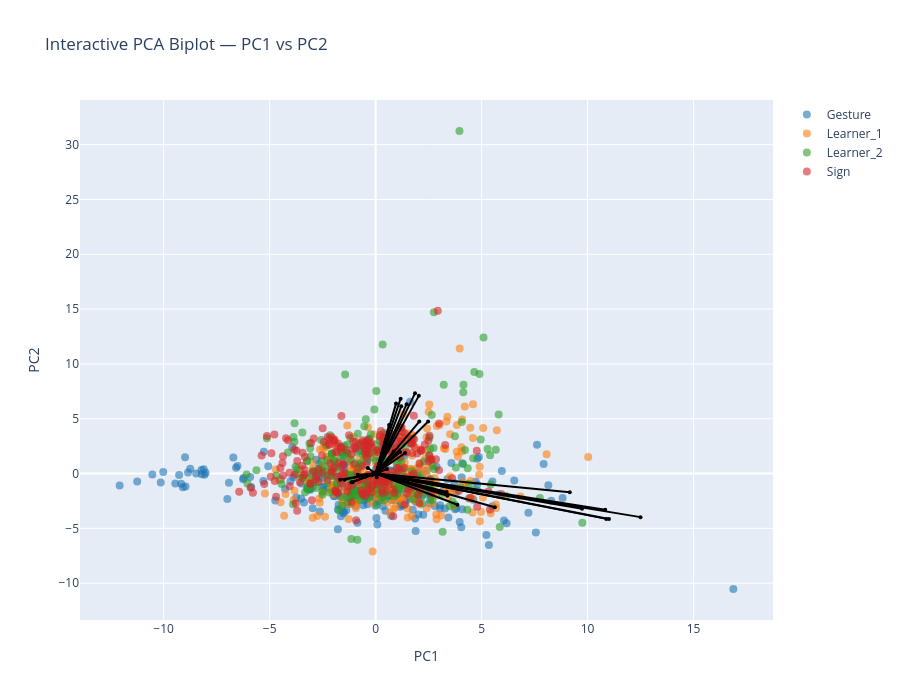

Here is the notebook cell this chart was saved with:
### Markdown cell above
### Biplot PC1-PC2

### Code cell
pcs_to_plot = [1, 2]  # PC1–PC2

sig_features_GS = (
    df_sig_vars_GS[
        (df_sig_vars_GS["sig_loading"]) &
        (df_sig_vars_GS["PC"].isin(pcs_to_plot))
    ]["feature"]
    .unique()
)

feature_names = df_clean.columns[:-1]
selected_vars = [feature_names.get_loc(f) for f in sig_features_GS if f in feature_names]

arrow_strength = (
    df_sig_vars_GS[df_sig_vars_GS["PC"].isin([1,2])]
    .groupby("feature")["index_loading"]
    .mean()
    .to_dict()
)

interactive_PCA_biplot(
    score=x_new_GS, 
    coeff=loadings_GS, 
    labels=feature_names, 
    y=y, 
    selected_vars=selected_vars, 
    pc_x=1, pc_y=2,
    show_labels=False,
    le=le,
    arrow_strength=arrow_strength
)

# static plot
static_PCA_biplot(
    score=x_new_GS, 
    coeff=loadings_GS, 
    labels=feature_names, 
    y=y, 
    selected_vars=selected_vars, 
    pc_x=1, pc_y=2,
    show_labels=False,
    arrow_strength=arrow_strength,
    le=le,
    save_path=os.path.join(curfolder, "Plots", "PCA_GS_all_PC1_2_biplot.png")
)

### Figure 1 — Plotly figure (JSON) as saved in the notebook; plotly's stock layout.template omitted (floating-point values rounded to 4 significant figures; data arrays with more than 128 entries replaced by an {"elided": "..."} marker saying what was removed)
{"data": [{"hoverinfo": "text", "marker": {"color": "#1f77b4", "opacity": 0.6, "size": 8}, "mode": "markers", "name": "Gesture", "showlegend": true, "text": {"elided": "250 str values"}, "type": "scatter", "x": {"elided": "250 float values"}, "y": {"elided": "250 float values"}}, {"hoverinfo": "text", "marker": {"color": "#ff7f0e", "opacity": 0.6, "size": 8}, "mode": "markers", "name": "Learner_1", "showlegend": true, "text": {"elided": "249 str values"}, "type": "scatter", "x": {"elided": "249 float values"}, "y": {"elided": "249 float values"}}, {"hoverinfo": "text", "marker": {"color": "#2ca02c", "opacity": 0.6, "size": 8}, "mode": "markers", "name": "Learner_2", "showlegend": true, "text": {"elided": "247 str values"}, "type": "scatter", "x": {"elided": "247 float values"}, "y": {"elided": "247 float values"}}, {"hoverinfo": "text", "marker": {"color": "#d62728", "opacity": 0.6, "size": 8}, "mode": "markers", "name": "Sign", "showlegend": true, "text": {"elided": "243 str values"}, "type": "scatter", "x": {"elided": "243 float values"}, "y": {"elided": "243 float values"}}, {"hoverinfo": "text", "hovertext": "gross__magnitude__arm_speed_Gmean", "line": {"color": "black"}, "marker": {"size": 4}, "mode": "lines+markers", "showlegend": false, "textposition": "top center", "type": "scatter", "x": [0, 3.389], "y": [0, -2.029]}, {"hoverinfo": "text", "hovertext": "gross__variability__arm_speed_Gstd", "line": {"color": "black"}, "marker": {"size": 4}, "mode": "lines+markers", "showlegend": false, "textposition": "top center", "type": "scatter", "x": [0, 12.5], "y": [0, -3.977]}, {"hoverinfo": "text", "hovertext": "gross__magnitude__arm_speed_peak_mean", "line": {"color": "black"}, "marker": {"size": 4}, "mode": "lines+markers", "showlegend": false, "textposition": "top center", "type": "scatter", "x": [0, 10.83], "y": [0, -3.305]}, {"hoverinfo": "text", "hovertext": "gross__variability__arm_speed_peak_std", "line": {"color": "black"}, "marker": {"size": 4}, "mode": "lines+markers", "showlegend": false, "textposition": "top center", "type": "scatter", "x": [0, 1.618], "y": [0, -0.5048]}, {"hoverinfo": "text", "hovertext": "gross__rhythm__arm_speed_peak_n", "line": {"color": "black"}, "marker": {"size": 4}, "mode": "lines+markers", "showlegend": false, "textposition": "top center", "type": "scatter", "x": [0, -1.142], "y": [0, -0.7884]}, {"hoverinfo": "text", "hovertext": "gross__rhythm__arm_speed_peak_rate", "line": {"color": "black"}, "marker": {"size": 4}, "mode": "lines+markers", "showlegend": false, "textposition": "top center", "type": "scatter", "x": [0, -1.462], "y": [0, -0.5562]}, {"hoverinfo": "text", "hovertext": "gross__rhythm__arm_speed_mod_depth", "line": {"color": "black"}, "marker": {"size": 4}, "mode": "lines+markers", "showlegend": false, "textposition": "top center", "type": "scatter", "x": [0, 9.159], "y": [0, -1.71]}, {"hoverinfo": "text", "hovertext": "gross__magnitude__arm_acc_Gmean", "line": {"color": "black"}, "marker": {"size": 4}, "mode": "lines+markers", "showlegend": false, "textposition": "top center", "type": "scatter", "x": [0, 5.627], "y": [0, -3.079]}, {"hoverinfo": "text", "hovertext": "gross__variability__arm_acc_Gstd", "line": {"color": "black"}, "marker": {"size": 4}, "mode": "lines+markers", "showlegend": false, "textposition": "top center", "type": "scatter", "x": [0, 11.01], "y": [0, -4.144]}, {"hoverinfo": "text", "hovertext": "gross__magnitude__arm_acc_peak_mean", "line": {"color": "black"}, "marker": {"size": 4}, "mode": "lines+markers", "showlegend": false, "textposition": "top center", "type": "scatter", "x": [0, 10.88], "y": [0, -4.137]}, {"hoverinfo": "text", "hovertext": "gross__variability__arm_acc_peak_std", "line": {"color": "black"}, "marker": {"size": 4}, "mode": "lines+markers", "showlegend": false, "textposition": "top center", "type": "scatter", "x": [0, 3.733], "y": [0, -1.314]}, {"hoverinfo": "text", "hovertext": "gross__rhythm__arm_acc_peak_n", "line": {"color": "black"}, "marker": {"size": 4}, "mode": "lines+markers", "showlegend": false, "textposition": "top center", "type": "scatter", "x": [0, -1.088], "y": [0, -0.7844]}, {"hoverinfo": "text", "hovertext": "gross__rhythm__arm_acc_peak_rate", "line": {"color": "black"}, "marker": {"size": 4}, "mode": "lines+markers", "showlegend": false, "textposition": "top center", "type": "scatter", "x": [0, -1.673], "y": [0, -0.5742]}, {"hoverinfo": "text", "hovertext": "gross__rhythm__arm_acc_mod_depth", "line": {"color": "black"}, "marker": {"size": 4}, "mode": "lines+markers", "showlegend": false, "textposition": "top center", "type": "scatter", "x": [0, 9.74], "y": [0, -3.216]}, {"hoverinfo": "text", "hovertext": "gross__magnitude__arm_speed_integral", "line": {"color": "black"}, "marker": {"size": 4}, "mode": "lines+markers", "showlegend": false, "textposition": "top center", "type": "scatter", "x": [0, 3.862], "y": [0, -2.85]}, {"hoverinfo": "text", "hovertext": "gross__rhythm__arm_speed_sampen", "line": {"color": "black"}, "marker": {"size": 4}, "mode": "lines+markers", "showlegend": false, "textposition": "top center", "type": "scatter", "x": [0, -0.8445], "y": [0, -0.1191]}, {"hoverinfo": "text", "hovertext": "gross__smoothness__arm_sparc", "line": {"color": "black"}, "marker": {"size": 4}, "mode": "lines+markers", "showlegend": false, "textposition": "top center", "type": "scatter", "x": [0, -0.1106], "y": [0, -0.0512]}, {"hoverinfo": "text", "hovertext": "gross__rhythm__band1_band_power_totalarm", "line": {"color": "black"}, "marker": {"size": 4}, "mode": "lines+markers", "showlegend": false, "textposition": "top center", "type": "scatter", "x": [0, 0.5341], "y": [0, 0.4061]}, {"hoverinfo": "text", "hovertext": "gross__rhythm__band2_centroid_totalarm", "line": {"color": "black"}, "marker": {"size": 4}, "mode": "lines+markers", "showlegend": false, "textposition": "top center", "type": "scatter", "x": [0, -0.16], "y": [0, -0.1393]}, {"hoverinfo": "text", "hovertext": "gross__rhythm__band3_band_power_totalarm", "line": {"color": "black"}, "marker": {"size": 4}, "mode": "lines+markers", "showlegend": false, "textposition": "top center", "type": "scatter", "x": [0, -0.5144], "y": [0, -0.316]}, {"hoverinfo": "text", "hovertext": "gross__rhythm__band3_centroid_totalarm", "line": {"color": "black"}, "marker": {"size": 4}, "mode": "lines+markers", "showlegend": false, "textposition": "top center", "type": "scatter", "x": [0, -0.1034], "y": [0, 0.03263]}, {"hoverinfo": "text", "hovertext": "gross__rhythm__band3_entropy_totalarm", "line": {"color": "black"}, "marker": {"size": 4}, "mode": "lines+markers", "showlegend": false, "textposition": "top center", "type": "scatter", "x": [0, -0.06109], "y": [0, 0.02134]}, {"hoverinfo": "text", "hovertext": "gross__magnitude__bbmv_arms_total", "line": {"color": "black"}, "marker": {"size": 4}, "mode": "lines+markers", "showlegend": false, "textposition": "top center", "type": "scatter", "x": [0, 3.352], "y": [0, -1.679]}, {"hoverinfo": "text", "hovertext": "gross__coordination__arm_coupling", "line": {"color": "black"}, "marker": {"size": 4}, "mode": "lines+markers", "showlegend": false, "textposition": "top center", "type": "scatter", "x": [0, 0.1867], "y": [0, -0.04632]}, {"hoverinfo": "text", "hovertext": "gross__proxdist__proximalization_index", "line": {"color": "black"}, "marker": {"size": 4}, "mode": "lines+markers", "showlegend": false, "textposition": "top center", "type": "scatter", "x": [0, -0.1304], "y": [0, -0.04271]}, {"hoverinfo": "text", "hovertext": "fine__handshape__fingertip_spread_mean", "line": {"color": "black"}, "marker": {"size": 4}, "mode": "lines+markers", "showlegend": false, "textposition": "top center", "type": "scatter", "x": [0, 1.462], "y": [0, 6.331]}, {"hoverinfo": "text", "hovertext": "fine__handshape__thumb_index_mean", "line": {"color": "black"}, "marker": {"size": 4}, "mode": "lines+markers", "showlegend": false, "textposition": "top center", "type": "scatter", "x": [0, 1.18], "y": [0, 6.829]}, {"hoverinfo": "text", "hovertext": "fine__variability__thumb_index_std", "line": {"color": "black"}, "marker": {"size": 4}, "mode": "lines+markers", "showlegend": false, "textposition": "top center", "type": "scatter", "x": [0, 2.061], "y": [0, 4.745]}, {"hoverinfo": "text", "hovertext": "fine__handshape__mcp_tip_mean", "line": {"color": "black"}, "marker": {"size": 4}, "mode": "lines+markers", "showlegend": false, "textposition": "top center", "type": "scatter", "x": [0, 1.211], "y": [0, 6.134]}, {"hoverinfo": "text", "hovertext": "fine__variability__thumb_opposition_std", "line": {"color": "black"}, "marker": {"size": 4}, "mode": "lines+markers", "showlegend": false, "textposition": "top center", "type": "scatter", "x": [0, 1.386], "y": [0, 1.87]}, {"hoverinfo": "text", "hovertext": "fine__handshape__handshape_size_mean", "line": {"color": "black"}, "marker": {"size": 4}, "mode": "lines+markers", "showlegend": false, "textposition": "top center", "type": "scatter", "x": [0, 1.859], "y": [0, 7.313]}, {"hoverinfo": "text", "hovertext": "fine__variability__handshape_size_std", "line": {"color": "black"}, "marker": {"size": 4}, "mode": "lines+markers", "showlegend": false, "textposition": "top center", "type": "scatter", "x": [0, 2.039], "y": [0, 7.084]}, {"hoverinfo": "text", "hovertext": "fine__variability__handshape_variability", "line": {"color": "black"}, "marker": {"size": 4}, "mode": "lines+markers", "showlegend": false, "textposition": "top center", "type": "scatter", "x": [0, 2.479], "y": [0, 4.743]}, {"hoverinfo": "text", "hovertext": "fine__magnitude__flexion_speed_mean", "line": {"color": "black"}, "marker": {"size": 4}, "mode": "lines+markers", "showlegend": false, "textposition": "top center", "type": "scatter", "x": [0, 1.155], "y": [0, 1.973]}, {"hoverinfo": "text", "hovertext": "fine__variability__flexion_speed_std", "line": {"color": "black"}, "marker": {"size": 4}, "mode": "lines+markers", "showlegend": false, "textposition": "top center", "type": "scatter", "x": [0, 0.8466], "y": [0, 2.012]}, {"hoverinfo": "text", "hovertext": "fine__coordination__finger_independence", "line": {"color": "black"}, "marker": {"size": 4}, "mode": "lines+markers", "showlegend": false, "textposition": "top center", "type": "scatter", "x": [0, -0.3728], "y": [0, 0.5146]}, {"hoverinfo": "text", "hovertext": "fine__variability__flexion_entropy", "line": {"color": "black"}, "marker": {"size": 4}, "mode": "lines+markers", "showlegend": false, "textposition": "top center", "type": "scatter", "x": [0, -0.06362], "y": [0, -0.04761]}, {"hoverinfo": "text", "hovertext": "gross__smoothness__arm_intermittency", "line": {"color": "black"}, "marker": {"size": 4}, "mode": "lines+markers", "showlegend": false, "textposition": "top center", "type": "scatter", "x": [0, 0.05117], "y": [0, -0.338]}, {"hoverinfo": "text", "hovertext": "fine__variability__fingertip_spread_std", "line": {"color": "black"}, "marker": {"size": 4}, "mode": "lines+markers", "showlegend": false, "textposition": "top center", "type": "scatter", "x": [0, 0.9633], "y": [0, 6.378]}, {"hoverinfo": "text", "hovertext": "fine__variability__mcp_tip_std", "line": {"color": "black"}, "marker": {"size": 4}, "mode": "lines+markers", "showlegend": false, "textposition": "top center", "type": "scatter", "x": [0, 0.6353], "y": [0, 4.428]}, {"hoverinfo": "text", "hovertext": "fine__handshape__thumb_opposition_mean", "line": {"color": "black"}, "marker": {"size": 4}, "mode": "lines+markers", "showlegend": false, "textposition": "top center", "type": "scatter", "x": [0, 0.3699], "y": [0, 1.777]}, {"hoverinfo": "text", "hovertext": "fine__smoothness__flexion_intermittency", "line": {"color": "black"}, "marker": {"size": 4}, "mode": "lines+markers", "showlegend": false, "textposition": "top center", "type": "scatter", "x": [0, 0.005866], "y": [0, -0.07837]}], "layout": {"height": 700, "hovermode": "closest", "title": {"text": "Interactive PCA Biplot — PC1 vs PC2"}, "width": 900, "xaxis": {"title": {"text": "PC1"}}, "yaxis": {"title": {"text": "PC2"}}}}
